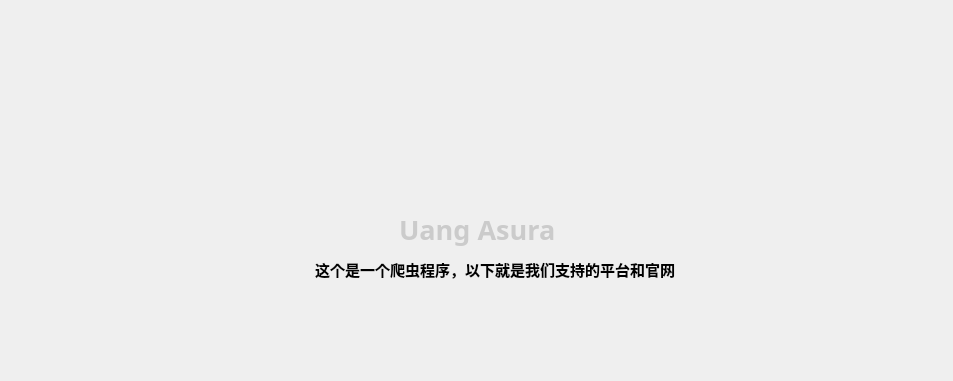
     <widget class="QWidget" name="HomeWidget">
      <property name="styleSheet">
       <string notr="true">#HomeWidget{
	background-color: #f0f0f0;
}</string>
      </property>
      <layout class="QHBoxLayout" name="horizontalLayout_27">
       <item>
        <spacer name="homeHorizontalSpacer1">
         <property name="orientation">
          <enum>Qt::Orientation::Horizontal</enum>
         </property>
         <property name="sizeHint" stdset="0">
          <size>
           <width>228</width>
           <height>20</height>
          </size>
         </property>
        </spacer>
       </item>
       <item>
        <layout class="QVBoxLayout" name="homeVerticalLayout1">
         <item>
          <spacer name="homeVerticalSpacer1">
           <property name="orientation">
            <enum>Qt::Orientation::Vertical</enum>
           </property>
           <property name="sizeHint" stdset="0">
            <size>
             <width>20</width>
             <height>40</height>
            </size>
           </property>
          </spacer>
         </item>
         <item>
          <layout class="QHBoxLayout" name="homeHorizontalLayout1">
           <item>
            <spacer name="homeHorizontalSpacer3">
             <property name="orientation">
              <enum>Qt::Orientation::Horizontal</enum>
             </property>
             <property name="sizeHint" stdset="0">
              <size>
               <width>40</width>
               <height>20</height>
              </size>
             </property>
            </spacer>
           </item>
           <item>
            <widget class="QLabel" name="homeLogoLabel1">
             <property name="minimumSize">
              <size>
               <width>154</width>
               <height>154</height>
              </size>
             </property>
             <property name="maximumSize">
              <size>
               <width>154</width>
               <height>154</height>
              </size>
             </property>
             <property name="text">
              <string/>
             </property>
             <property name="pixmap">
              <pixmap resource="MainWidget.qrc">:/login/res/login/Login.png</pixmap>
             </property>
             <property name="scaledContents">
              <bool>true</bool>
             </property>
            </widget>
           </item>
           <item>
            <spacer name="homeHorizontalSpacer4">
             <property name="orientation">
              <enum>Qt::Orientation::Horizontal</enum>
             </property>
             <property name="sizeHint" stdset="0">
              <size>
               <width>40</width>
               <height>20</height>
              </size>
             </property>
            </spacer>
           </item>
          </layout>
         </item>
         <item>
          <layout class="QHBoxLayout" name="homeHorizontalLayout2">
           <item>
            <spacer name="homeHorizontalSpacer5">
             <property name="orientation">
              <enum>Qt::Orientation::Horizontal</enum>
             </property>
             <property name="sizeHint" stdset="0">
              <size>
               <width>40</width>
               <height>20</height>
              </size>
             </property>
            </spacer>
           </item>
           <item>
            <widget class="QLabel" name="homeTitleLabel1">
             <property name="font">
              <font>
               <family>微软雅黑</family>
               <pointsize>20</pointsize>
               <italic>false</italic>
               <bold>true</bold>
              </font>
             </property>
             <property name="styleSheet">
              <string notr="true">QLabel{
	color: #cbcbcb;
	background-color: rgba(255,255,255,0.0)
}</string>
             </property>
             <property name="text">
              <string>Uang Asura</string>
             </property>
            </widget>
           </item>
           <item>
            <spacer name="homeHorizontalSpacer6">
             <property name="orientation">
              <enum>Qt::Orientation::Horizontal</enum>
             </property>
             <property name="sizeHint" stdset="0">
              <size>
               <width>40</width>
               <height>20</height>
              </size>
             </property>
            </spacer>
           </item>
          </layout>
         </item>
         <item>
          <layout class="QHBoxLayout" name="homeHorizontalLayout3">
           <item>
            <spacer name="homeHorizontalSpacer7">
             <property name="orientation">
              <enum>Qt::Orientation::Horizontal</enum>
             </property>
             <property name="sizeHint" stdset="0">
              <size>
               <width>40</width>
               <height>20</height>
              </size>
             </property>
            </spacer>
           </item>
           <item>
            <layout class="QHBoxLayout" name="homeHorizontalLayout4">
             <item>
              <widget class="QLabel" name="homeIconLabel1">
               <property name="minimumSize">
                <size>
                 <width>30</width>
                 <height>30</height>
                </size>
               </property>
               <property name="maximumSize">
                <size>
                 <width>30</width>
                 <height>30</height>
                </size>
               </property>
               <property name="text">
                <string/>
               </property>
               <property name="pixmap">
                <pixmap resource="MainWidget.qrc">:/icons/res/icons/软件介绍.png</pixmap>
               </property>
               <property name="scaledContents">
                <bool>true</bool>
               </property>
              </widget>
             </item>
             <item>
              <widget class="QLabel" name="homeTitleLabel2">
               <property name="font">
                <font>
                 <family>等线</family>
                 <pointsize>11</pointsize>
                 <italic>false</italic>
                 <bold>true</bold>
                </font>
               </property>
               <property name="styleSheet">
                <string notr="true">QLabel{
	color: #black;
	background-color: rgba(255,255,255,0.0)
}</string>
               </property>
               <property name="text">
                <string>这个是一个爬虫程序，以下就是我们支持的平台和官网</string>
               </property>
              </widget>
             </item>
            </layout>
           </item>
           <item>
            <spacer name="homeHorizontalSpacer8">
             <property name="orientation">
              <enum>Qt::Orientation::Horizontal</enum>
             </property>
             <property name="sizeHint" stdset="0">
              <size>
               <width>40</width>
               <height>20</height>
              </size>
             </property>
            </spacer>
           </item>
          </layout>
         </item>
         <item>
          <layout class="QHBoxLayout" name="homeHorizontalLayout5">
           <property name="spacing">
            <number>0</number>
           </property>
           <item>
            <spacer name="homeHorizontalSpacer9">
             <property name="orientation">
              <enum>Qt::Orientation::Horizontal</enum>
             </property>
             <property name="sizeType">
              <enum>QSizePolicy::Policy::Fixed</enum>
             </property>
             <property name="sizeHint" stdset="0">
              <size>
               <width>70</width>
               <height>20</height>
              </size>
             </property>
            </spacer>
           </item>
           <item>
            <widget class="QLabel" name="homeIconLabel2">
             <property name="minimumSize">
              <size>
               <width>30</width>
               <height>40</height>
              </size>
             </property>
             <property name="maximumSize">
              <size>
               <width>40</width>
               <height>40</height>
              </size>
             </property>
             <property name="text">
              <string/>
             </property>
             <property name="pixmap">
              <pixmap resource="MainWidget.qrc">:/icons/res/icons/快手.png</pixmap>
             </property>
             <property name="scaledContents">
              <bool>true</bool>
             </property>
             <property name="openExternalLinks">
              <bool>true</bool>
             </property>
            </widget>
           </item>
           <item>
            <widget class="QLabel" name="homeIconLabel3">
             <property name="minimumSize">
              <size>
               <width>30</width>
               <height>40</height>
              </size>
             </property>
             <property name="maximumSize">
              <size>
               <width>40</width>
               <height>40</height>
              </size>
             </property>
             <property name="text">
              <string/>
             </property>
             <property name="pixmap">
              <pixmap resource="MainWidget.qrc">:/icons/res/icons/哔哩哔哩 (2).png</pixmap>
             </property>
             <property name="scaledContents">
              <bool>true</bool>
             </property>
             <property name="openExternalLinks">
              <bool>true</bool>
             </property>
            </widget>
           </item>
           <item>
            <widget class="QLabel" name="homeIconLabel4">
             <property name="minimumSize">
              <size>
               <width>30</width>
               <height>40</height>
              </size>
             </property>
             <property name="maximumSize">
              <size>
               <width>40</width>
               <height>40</height>
              </size>
             </property>
             <property name="text">
              <string/>
             </property>
             <property name="pixmap">
              <pixmap resource="MainWidget.qrc">:/icons/res/icons/豆瓣1.png</pixmap>
             </property>
             <property name="scaledContents">
              <bool>true</bool>
             </property>
             <property name="openExternalLinks">
              <bool>true</bool>
             </property>
            </widget>
           </item>
           <item>
            <widget class="QLabel" name="homeIconLabel5">
             <property name="minimumSize">
              <size>
               <width>40</width>
               <height>40</height>
              </size>
             </property>
             <property name="maximumSize">
              <size>
               <width>40</width>
               <height>40</height>
              </size>
             </property>
             <property name="text">
              <string>&lt;a href=&quot;https://www.ghnb66.cn&quot;&gt;
      &lt;img src=&quot;:/icons/res/icons/地球.png&quot; width=&quot;40&quot; height=&quot;40&quot;/&gt;
&lt;/a&gt;</string>
             </property>
             <property name="textFormat">
              <enum>Qt::TextFormat::AutoText</enum>
             </property>
             <property name="scaledContents">
              <bool>true</bool>
             </property>
             <property name="wordWrap">
              <bool>false</bool>
             </property>
             <property name="openExternalLinks">
              <bool>true</bool>
             </property>
            </widget>
           </item>
           <item>
            <widget class="QLabel" name="homeIconLabel6">
             <property name="minimumSize">
              <size>
               <width>30</width>
               <height>40</height>
              </size>
             </property>
             <property name="maximumSize">
              <size>
               <width>40</width>
               <height>40</height>
              </size>
             </property>
             <property name="text">
              <string/>
             </property>
             <property name="pixmap">
              <pixmap resource="MainWidget.qrc">:/icons/res/icons/githubb.png</pixmap>
             </property>
             <property name="scaledContents">
              <bool>true</bool>
             </property>
             <property name="openExternalLinks">
              <bool>true</bool>
             </property>
            </widget>
           </item>
           <item>
            <spacer name="homeHorizontalSpacer10">
             <property name="orientation">
              <enum>Qt::Orientation::Horizontal</enum>
             </property>
             <property name="sizeType">
              <enum>QSizePolicy::Policy::Fixed</enum>
             </property>
             <property name="sizeHint" stdset="0">
              <size>
               <width>70</width>
               <height>20</height>
              </size>
             </property>
            </spacer>
           </item>
          </layout>
         </item>
         <item>
          <spacer name="homeVerticalSpacer2">
           <property name="orientation">
            <enum>Qt::Orientation::Vertical</enum>
           </property>
           <property name="sizeHint" stdset="0">
            <size>
             <width>20</width>
             <height>40</height>
            </size>
           </property>
          </spacer>
         </item>
        </layout>
       </item>
       <item>
        <spacer name="homeHorizontalSpacer2">
         <property name="orientation">
          <enum>Qt::Orientation::Horizontal</enum>
         </property>
         <property name="sizeHint" stdset="0">
          <size>
           <width>227</width>
           <height>20</height>
          </size>
         </property>
        </spacer>
       </item>
      </layout>
     </widget>
